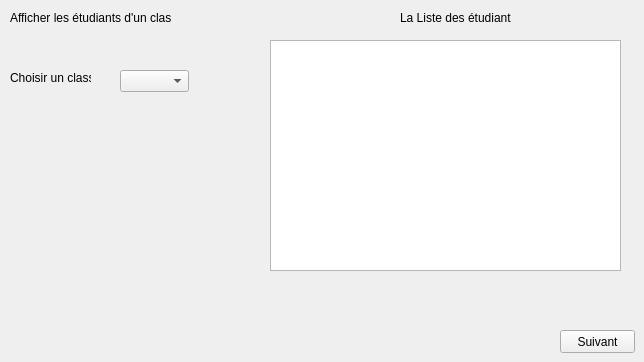
       <widget class="QWidget" name="page_4">
        <widget class="QLabel" name="label_45">
         <property name="geometry">
          <rect>
           <x>10</x>
           <y>10</y>
           <width>161</width>
           <height>16</height>
          </rect>
         </property>
         <property name="text">
          <string>Afficher les étudiants d'un classe </string>
         </property>
        </widget>
        <widget class="QLabel" name="label_46">
         <property name="geometry">
          <rect>
           <x>10</x>
           <y>70</y>
           <width>81</width>
           <height>16</height>
          </rect>
         </property>
         <property name="text">
          <string>Choisir un classe</string>
         </property>
        </widget>
        <widget class="QComboBox" name="listeclasseEtud">
         <property name="geometry">
          <rect>
           <x>120</x>
           <y>70</y>
           <width>69</width>
           <height>22</height>
          </rect>
         </property>
        </widget>
        <widget class="QTableView" name="listeetuddunclasse">
         <property name="geometry">
          <rect>
           <x>270</x>
           <y>40</y>
           <width>351</width>
           <height>231</height>
          </rect>
         </property>
        </widget>
        <widget class="QLabel" name="label_47">
         <property name="geometry">
          <rect>
           <x>400</x>
           <y>10</y>
           <width>111</width>
           <height>16</height>
          </rect>
         </property>
         <property name="text">
          <string>La Liste des étudiants</string>
         </property>
        </widget>
        <widget class="QPushButton" name="pushButton_20">
         <property name="geometry">
          <rect>
           <x>560</x>
           <y>330</y>
           <width>75</width>
           <height>23</height>
          </rect>
         </property>
         <property name="text">
          <string>Suivant</string>
         </property>
        </widget>
       </widget>
